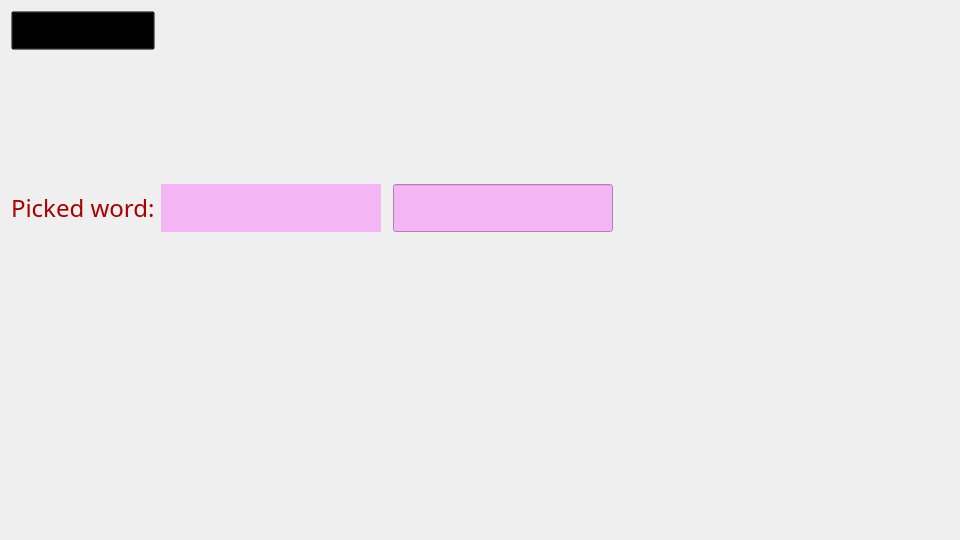
<?xml version="1.0" encoding="UTF-8"?>
<ui version="4.0">
 <class>WBWindow</class>
 <widget class="QWidget" name="WBWindow">
  <property name="geometry">
   <rect>
    <x>0</x>
    <y>0</y>
    <width>960</width>
    <height>540</height>
   </rect>
  </property>
  <property name="sizePolicy">
   <sizepolicy hsizetype="Expanding" vsizetype="Expanding">
    <horstretch>0</horstretch>
    <verstretch>0</verstretch>
   </sizepolicy>
  </property>
  <property name="windowTitle">
   <string>Form</string>
  </property>
  <property name="styleSheet">
   <string notr="true"/>
  </property>
  <layout class="QGridLayout" name="gridLayout">
   <item row="4" column="0" rowspan="2">
    <widget class="QLabel" name="pickLabel">
     <property name="font">
      <font>
       <family>Tempus Sans ITC</family>
       <pointsize>18</pointsize>
      </font>
     </property>
     <property name="styleSheet">
      <string notr="true">background-color: rgb(0, 0, 0, 0);
color: rgb(170, 0, 0);</string>
     </property>
     <property name="text">
      <string>Picked word:</string>
     </property>
    </widget>
   </item>
   <item row="9" column="3" rowspan="2">
    <widget class="QLabel" name="comboLabel">
     <property name="font">
      <font>
       <pointsize>32</pointsize>
      </font>
     </property>
     <property name="styleSheet">
      <string notr="true">color: rgb(255, 192, 243);
background-color: rgb(0, 0, 0, 0);</string>
     </property>
     <property name="text">
      <string/>
     </property>
     <property name="alignment">
      <set>Qt::AlignmentFlag::AlignBottom|Qt::AlignmentFlag::AlignRight|Qt::AlignmentFlag::AlignTrailing</set>
     </property>
    </widget>
   </item>
   <item row="7" column="0" colspan="4">
    <widget class="QLabel" name="answerLabel">
     <property name="sizePolicy">
      <sizepolicy hsizetype="Expanding" vsizetype="Expanding">
       <horstretch>0</horstretch>
       <verstretch>0</verstretch>
      </sizepolicy>
     </property>
     <property name="font">
      <font>
       <pointsize>26</pointsize>
      </font>
     </property>
     <property name="styleSheet">
      <string notr="true">background-color: rgb(0,0,0,0);</string>
     </property>
     <property name="text">
      <string/>
     </property>
    </widget>
   </item>
   <item row="2" column="0" colspan="4">
    <spacer name="verticalSpacer_6">
     <property name="orientation">
      <enum>Qt::Orientation::Vertical</enum>
     </property>
     <property name="sizeHint" stdset="0">
      <size>
       <width>20</width>
       <height>40</height>
      </size>
     </property>
    </spacer>
   </item>
   <item row="4" column="1" rowspan="2">
    <widget class="QLabel" name="harbingerLabel">
     <property name="sizePolicy">
      <sizepolicy hsizetype="Expanding" vsizetype="Expanding">
       <horstretch>2</horstretch>
       <verstretch>0</verstretch>
      </sizepolicy>
     </property>
     <property name="font">
      <font>
       <family>mikachan-puchiB</family>
       <pointsize>22</pointsize>
      </font>
     </property>
     <property name="styleSheet">
      <string notr="true">background-color: rgb(243, 181, 243);
color: rgb(170, 0, 0);</string>
     </property>
     <property name="text">
      <string/>
     </property>
    </widget>
   </item>
   <item row="10" column="0" colspan="3">
    <spacer name="verticalSpacer">
     <property name="orientation">
      <enum>Qt::Orientation::Vertical</enum>
     </property>
     <property name="sizeType">
      <enum>QSizePolicy::Policy::Expanding</enum>
     </property>
     <property name="sizeHint" stdset="0">
      <size>
       <width>20</width>
       <height>40</height>
      </size>
     </property>
    </spacer>
   </item>
   <item row="8" column="0" colspan="4">
    <spacer name="verticalSpacer_5">
     <property name="orientation">
      <enum>Qt::Orientation::Vertical</enum>
     </property>
     <property name="sizeHint" stdset="0">
      <size>
       <width>20</width>
       <height>40</height>
      </size>
     </property>
    </spacer>
   </item>
   <item row="9" column="0" colspan="3">
    <spacer name="verticalSpacer_4">
     <property name="orientation">
      <enum>Qt::Orientation::Vertical</enum>
     </property>
     <property name="sizeHint" stdset="0">
      <size>
       <width>20</width>
       <height>40</height>
      </size>
     </property>
    </spacer>
   </item>
   <item row="6" column="0" colspan="4">
    <spacer name="verticalSpacer_3">
     <property name="orientation">
      <enum>Qt::Orientation::Vertical</enum>
     </property>
     <property name="sizeType">
      <enum>QSizePolicy::Policy::Preferred</enum>
     </property>
     <property name="sizeHint" stdset="0">
      <size>
       <width>20</width>
       <height>40</height>
      </size>
     </property>
    </spacer>
   </item>
   <item row="4" column="3" rowspan="2">
    <widget class="QLineEdit" name="inputLineEdit">
     <property name="sizePolicy">
      <sizepolicy hsizetype="Expanding" vsizetype="Expanding">
       <horstretch>2</horstretch>
       <verstretch>0</verstretch>
      </sizepolicy>
     </property>
     <property name="font">
      <font>
       <family>mikachan-puchi</family>
       <pointsize>22</pointsize>
       <italic>false</italic>
      </font>
     </property>
     <property name="styleSheet">
      <string notr="true">background-color: rgb(243, 181, 243);
color: rgb(170, 0, 0);</string>
     </property>
     <property name="text">
      <string/>
     </property>
     <property name="alignment">
      <set>Qt::AlignmentFlag::AlignCenter</set>
     </property>
    </widget>
   </item>
   <item row="1" column="0" colspan="4">
    <spacer name="verticalSpacer_2">
     <property name="orientation">
      <enum>Qt::Orientation::Vertical</enum>
     </property>
     <property name="sizeHint" stdset="0">
      <size>
       <width>20</width>
       <height>40</height>
      </size>
     </property>
    </spacer>
   </item>
   <item row="0" column="4" rowspan="11">
    <widget class="QLabel" name="imageLabel">
     <property name="sizePolicy">
      <sizepolicy hsizetype="Expanding" vsizetype="Expanding">
       <horstretch>3</horstretch>
       <verstretch>0</verstretch>
      </sizepolicy>
     </property>
     <property name="styleSheet">
      <string notr="true"/>
     </property>
     <property name="text">
      <string/>
     </property>
    </widget>
   </item>
   <item row="0" column="0">
    <widget class="QPushButton" name="backButton">
     <property name="font">
      <font>
       <pointsize>20</pointsize>
      </font>
     </property>
     <property name="styleSheet">
      <string notr="true">background: transparent;</string>
     </property>
     <property name="text">
      <string>Back</string>
     </property>
    </widget>
   </item>
  </layout>
 </widget>
 <resources/>
 <connections/>
</ui>
